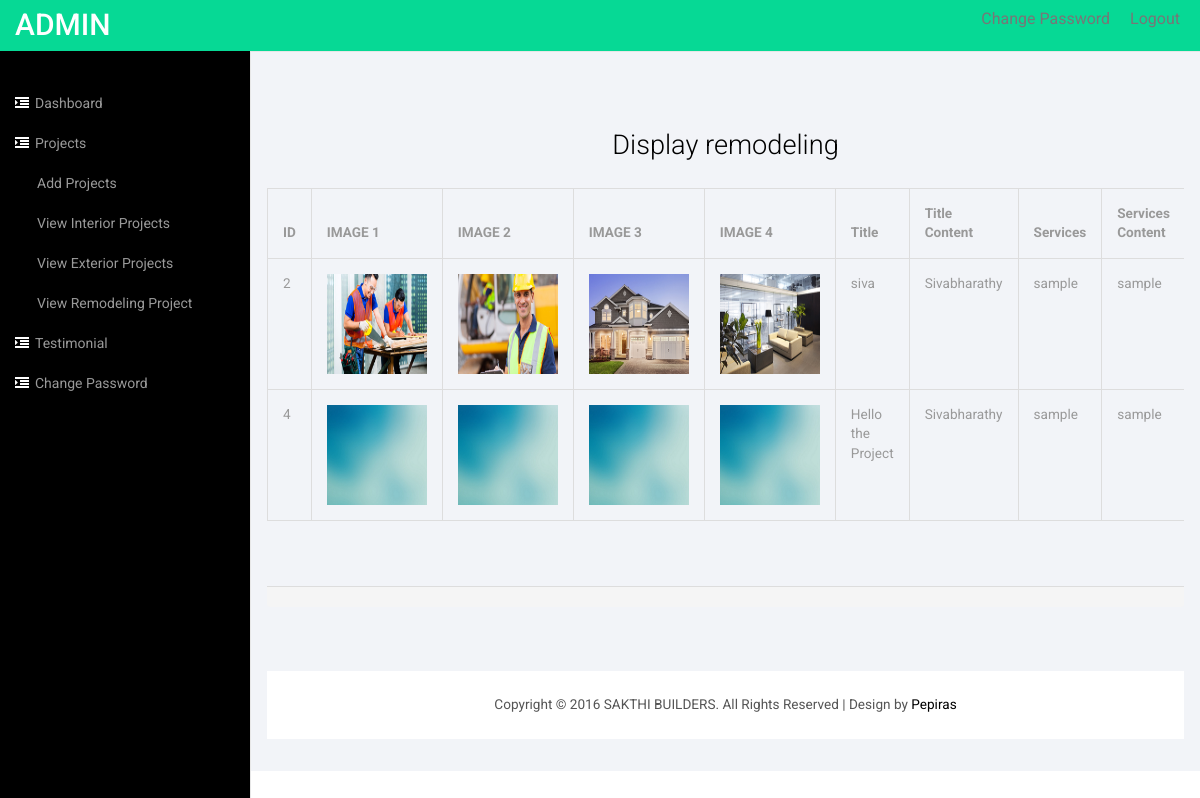
Page /admin/remodeling_view.php (signed in) on the committed database.
### tables this page shows
CREATE TABLE `remodeling` (
  `id` int(11) NOT NULL,
  `img1` varchar(500) DEFAULT NULL,
  `img2` varchar(500) DEFAULT NULL,
  `img3` varchar(500) DEFAULT NULL,
  `img4` varchar(500) DEFAULT NULL,
  `title` varchar(200) DEFAULT NULL,
  `titlecontent` varchar(10000) DEFAULT NULL,
  `services` varchar(200) DEFAULT NULL,
  `servicescontent` varchar(10000) DEFAULT NULL
);

### admin/remodeling_view.php (the view, shortened to what this page needs)
<?php
        require('includes/dbconfig.php');
        $sql = mysqli_query($conn,"SELECT * FROM remodeling ORDER BY id ASC");
        ?>
<!DOCTYPE HTML>
<html>
<head>
<link href="includes/css/bootstrap.min.css" rel='stylesheet' type='text/css' />
<link href="includes/css/style.css" rel='stylesheet' type='text/css' />
<link href="includes/css/font-awesome.css" rel="stylesheet">
</head>
<body>
<div id="wrapper">
     <nav class="top1 navbar navbar-default navbar-static-top" role="navigation" style="margin-bottom: 0">
         <div class="navbar-header">
             <a class="navbar-brand" href="home.php">ADMIN</a>
         </div>
         <ul class="nav navbar-nav navbar-right">
         <li class="m_2"><a href="change_password.php"> Change Password</a></li>
         <li class="m_2"><a href="logout.php"> Logout</a></li>
         </ul>
         <div class="navbar-default sidebar" role="navigation">
             <div class="sidebar-nav navbar-collapse">
               <ul class="nav" id="side-menu">
                   <li>  <a href="home.php"><i class="fa fa-indent nav_icon"></i>Dashboard</a>  </li>
                   <li>  <a href="#"><i class="fa fa-indent nav_icon"></i>Projects</a>
                       <ul class="nav nav-second-level">
                           <li> <a href="projects.php">Add Projects</a> </li>
                           <li> <a href="interior_view.php">View Interior Projects</a> </li>
                           <li> <a href="exterior_view.php">View Exterior Projects</a> </li>
                           <li> <a href="remodeling_view.php">View Remodeling Project</a> </li>
                       </ul>
                   </li>
                   <li> <a href="testimonial.php"><i class="fa fa-indent nav_icon"></i>Testimonial</span></a>   </li>
                   <li> <a href="change_password.php"><i class="fa fa-indent nav_icon"></i>Change Password</a>  </li>
                 </ul>
             </div>
         </div>
     </nav>
  <div id="page-wrapper">
  <div class="graphs">
 <div class="xs">
       <div class="tab-content">
      <div class="tab-pane active" id="horizontal-form">
<br>
<center><h3>Display remodeling  </h3></center>
<div class="table-responsive">
 <table class="table table-bordered" data-toggle="table">
   <thead>
     <tr>
       <th>ID</th>
       <th>IMAGE 1</th>
       <th>IMAGE 2</th>
       <th>IMAGE 3</th>
       <th>IMAGE 4</th>
       <th>Title</th>
       <th>Title Content</th>
       <th>Services</th>
       <th>Services Content</th>
     </tr>
   </thead>
   <tbody>
     <?php
          while ($rows = mysqli_fetch_assoc($sql)) {
               ?>
     <tr>
       <td><?php echo $rows['id']; ?></td>
       <td><img height="100" width="100" src="<?php echo $rows['img1']; ?>"/></td>
       <td><img height="100" width="100" src="<?php echo $rows['img2']; ?>"/></td>
       <td><img height="100" width="100" src="<?php echo $rows['img3']; ?>"/></td>
       <td><img height="100" width="100" src="<?php echo $rows['img4']; ?>"/></td>
                   <td><?php echo $rows['title']; ?></td>
                   <td><?php echo $rows['titlecontent']; ?></td>
                   <td><?php echo $rows['services']; ?></td>
                   <td><?php echo $rows['servicescontent']; ?></td>
     </tr>
     <?php
          }
           ?>
   </tbody>
 </table>
</div>
<br><br>
<div class="panel-footer">
</div>
</div>
</div>
<div class="copy_layout">
<p>Copyright © 2016 SAKTHI BUILDERS. All Rights Reserved | Design by <a href="http://pepiras.com/" target="_blank">Pepiras</a> </p>
</div>
</div>
</div>
</div>
<link href="includes/css/custom.css" rel="stylesheet">
</body>
</html>

### admin/includes/css/style.css (style rules this page uses)
h4, h5, h6, h1, h2, h3 { margin-top: 0; }
ul, ol { margin: 0; }
p { margin: 0; }
html, body { font-family: 'Roboto', sans-serif; font-size: 100%; background:#000; overflow-x: hidden; }
body a { transition:0.5s all; -webkit-transition:0.5s all; -moz-transition:0.5s all; -o-transition:0.5s all; -ms-transition:0.5s all; }
.navbar .navbar-nav li a { padding: 0 10px; line-height: 56px; position: relative; }
.navbar .navbar-nav li.m_2 a { line-height:38px; }
.but_list, .tab-content { margin:1.5em 0 0 0; }
.navbar-default.sidebar { background-color: #000; font-family: 'Roboto', sans-serif; }
nav.top1.navbar.navbar-default.navbar-static-top { background-color:rgb(6, 217, 149); font-family: 'Roboto', sans-serif; }
.navbar-default .navbar-brand { color: #fff !important; font-size: 30px; font-weight: 500; }
.navbar-right { margin-right: 10px !important; }
.navbar-right li { display:inline-block; }
i.nav_icon { color: #fff; margin-right:6px; }
.sidebar ul li a { color: #999; font-size:14px; }
ul.nav.navbar-nav.navbar-right { height: 51px; }
.sidebar-nav.navbar-collapse { margin: 2em 0 0 0; }
.copy p, .copy_layout p { font-size:0.85em; color:#555; }
.copy p a, .copy_layout p a { color:#000; }
.graphs { padding: 2em 1em; background: #f2f4f8; font-family: 'Roboto', sans-serif; }
.xs h3, .widget_head { color:#000; font-size:1.7em; font-weight:300; margin-bottom: 1em; }
.table > thead > tr > th, .table > tbody > tr > th, .table > tfoot > tr > th, .table > thead > tr > td, .table > tbody > tr > td, .table > tfoot > tr > td { border-top: none !important; }
.tab-content > .active { display: block; visibility: visible; }
.table > thead > tr > th, .table > tbody > tr > th, .table > tfoot > tr > th, .table > thead > tr > td, .table > tbody > tr > td, .table > tfoot > tr > td { font-size: 0.85em; color: #999; }
.table td, .table>tbody>tr>td, .table>tbody>tr>th, .table>tfoot>tr>td, .table>tfoot>tr>th, .table>thead>tr>td, .table>thead>tr>th { padding:15px !important; }
.table > thead > tr > th { border-bottom: 1px solid #ddd !important; }
.copy_layout { padding:1.5em 0; background:#fff; text-align:center; margin: 4em 0 0em 0; }

### admin/includes/css/custom.css (style rules this page uses)
#wrapper { width: 100%; }
#page-wrapper { min-height: 568px; background-color: #fff; }
@media (min-width:768px) { #page-wrapper { position: inherit; margin: 0 0 0 250px; border-left: 1px solid #e7e7e7; } }
.sidebar .sidebar-nav.navbar-collapse { padding-right: 0; padding-left: 0; }
.sidebar .nav-second-level li, .sidebar .nav-third-level li { border-bottom: 0!important; }
.sidebar .nav-second-level li a { padding-left: 37px; }
@media (min-width:768px) { .sidebar { z-index: 1; position: absolute; width: 250px; margin-top: 51px; } }

### rows in the picture
remodeling: id "2", img1 (picture), img2 (picture), img3 (picture), img4 (picture), title "siva", titlecontent "Sivabharathy", services "sample", servicescontent "sample"
remodeling: id "4", img1 (picture), img2 (picture), img3 (picture), img4 (picture), title "Hello the Project", titlecontent "Sivabharathy", services "sample", servicescontent "sample"
